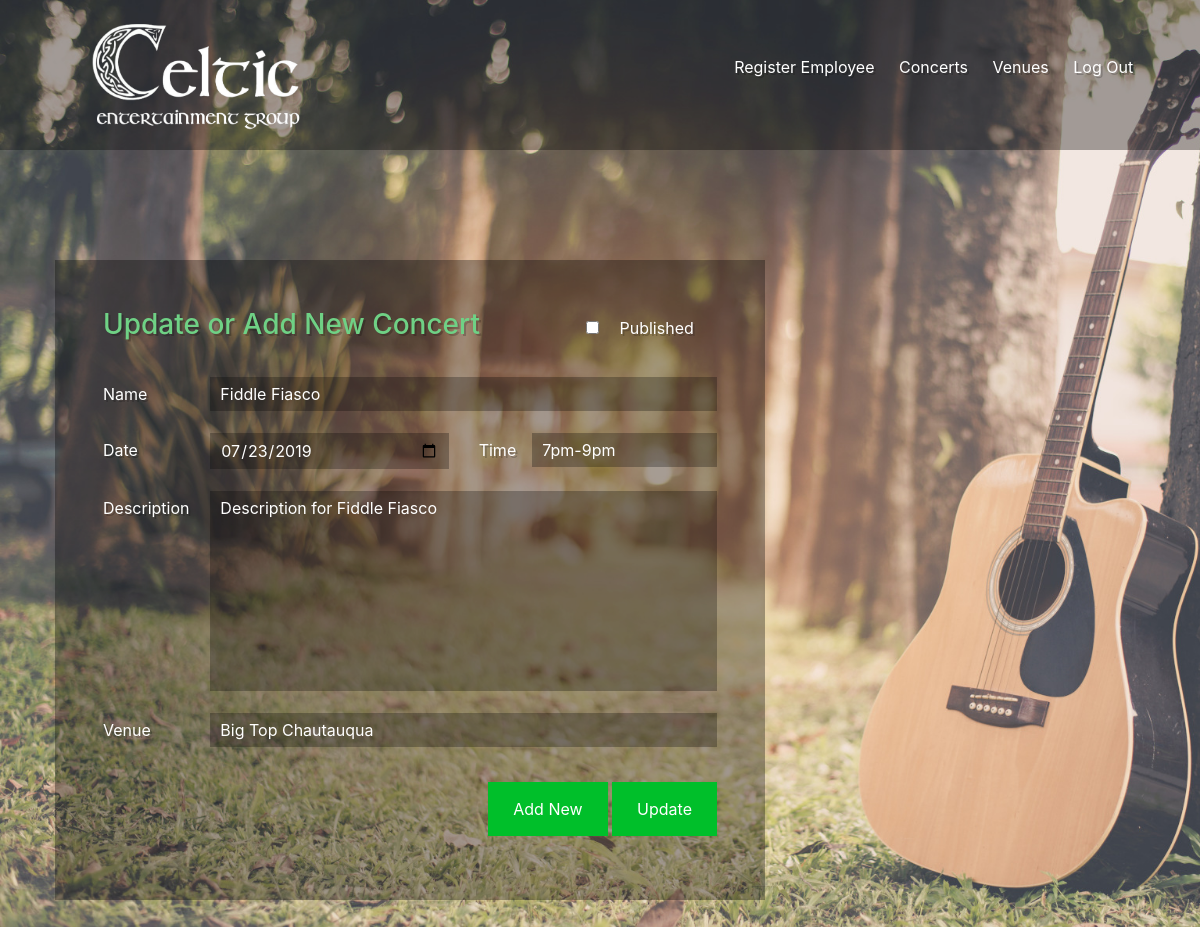
The page /add-concert.php?edit=1 (signed in) on the database its author committed.
### tables this page shows
CREATE TABLE `Concert` (
  `ConcertID` int(11) NOT NULL,
  `Concert_name` varchar(25) NOT NULL,
  `Description` varchar(150) NOT NULL,
  `Published` tinyint(1) NOT NULL
);

CREATE TABLE `Schedule` (
  `ScheduleID` int(11) NOT NULL,
  `ConcertID` int(11) NOT NULL,
  `VenueID` int(11) NOT NULL,
  `Date` date NOT NULL,
  `Time` varchar(25) NOT NULL
);

### add-concert.php (the view, shortened to what this page needs)
<html>
  <head>
    <link rel="stylesheet" href="css/bootstrap.min.css">
    <link rel="stylesheet" href="css/style.css">
  </head>
  <body>
    <?php include 'header.inc.php'; ?>
    <?php if ($isAdmin) {
      require_once('config.php');
      $cname = $cdate = $ctime = $cdescription = $cvenue = $selectedVenue = $cpublished = "";
      $editMode = false;
      $venueList = array();
      $query = "SELECT VenueID, Venue_name FROM Venue";
      $response = mysqli_query($link, $query);
      if ($response) {
        while ($row = mysqli_fetch_array($response)) {
          $key = $row["VenueID"];
          $venueList[$key] = $row["Venue_name"];
        }
      }
      if (isset($_GET['edit'])) {
        $editMode = true;
        $concertEditId = $_GET['edit'];
        $query = "SELECT Concert_name, Description, Published FROM Concert WHERE ConcertID = ?";
        if ($stmt = mysqli_prepare($link, $query)) {
          mysqli_stmt_bind_param($stmt, "i", $concertEditId);
          if (mysqli_stmt_execute($stmt)) {
            if ($result = mysqli_stmt_get_result($stmt)) {
              $row = mysqli_fetch_array($result);
              $cname = $row['Concert_name'];
              $cdescription = $row['Description'];
              $cpublished = $row['Published'];
              $query = "SELECT VenueID, Date, Time FROM Schedule WHERE ConcertID = ?";
              if ($stmt = mysqli_prepare($link, $query)) {
                mysqli_stmt_bind_param($stmt, "i", $concertEditId);
                if (mysqli_stmt_execute($stmt)) {
                  if ($result = mysqli_stmt_get_result($stmt)) {
                    $row = mysqli_fetch_array($result);
                    $ctime = $row['Time'];
                    $cdate = $row['Date'];
                    $selectedVenue = $row['VenueID'];
                  }
                }
              }
            }
          }
        }
      }
    ?>
    <main>
      <div class="container">
        <div class="row">
          <div class="col-md-8">
            <div class="tile overlay p-5">
              <form action="<?php echo htmlspecialchars($_SERVER["PHP_SELF"]); ?>" method="post">
                <div class="row">
                  <div class="col-md-9 mb-3">
                    <h3 class="light-green">
                      <?php if ($editMode) { ?>
                        Update or Add New Concert
                      <?php } else { ?>
                        Add Concert
                      <?php } ?>
                    </h3>
                  </div>
                  <div class="col-md-3 mb-3">
                    <?php if ($isAdmin) { ?>
                      <label>
                        <input class="mr-3" type="checkbox" name="cpublish" value="1"
                               <?php if ($cpublished) { echo "checked"; } ?> />
                        Published
                      </label>
                    <?php } ?>
                  </div>
                  <div class="col-md-2 mt-2">
                    <label for="cname">Name</label>
                  </div>
                  <div class="col-md-10 mt-2">
                    <input type="text" name="cname" id="cname" value="<?php echo $cname ?>" />
                  </div>
                  <div class="col-md-2 mt-2">
                    <label for="cdate">Date</label>
                  </div>
                  <div class="col-md-5 mt-2">
                    <input type="date" name="cdate" id="cdate" value="<?php echo $cdate ?>" />
                  </div>
                  <div class="col-md-1 mt-2">
                    <label for="ctime">Time</label>
                  </div>
                  <div class="col-md-4 mt-2">
                    <input type="text" name="ctime" id="ctime" value="<?php echo $ctime ?>" />
                  </div>
                  <div class="col-md-2 mt-2">
                    <label for="cdescription">Description</label>
                  </div>
                  <div class="col-md-10 mt-2">
                    <textarea name="cdescription"><?php echo $cdescription; ?></textarea>
                  </div>
                  <div class="col-md-2 mt-2">
                    <label for="cvenue">Venue</label>
                  </div>
                  <div class="col-md-10 mt-2">
                    <select name="cvenue">
                      <?php foreach ($venueList as $key => $value) { ?>
                        <option value="<?php echo $key; ?>" <?php if ($key==$selectedVenue) { echo "selected"; } ?>>
                          <?php echo $value; ?>
                        </option>
                      <?php } ?>
                    </select>
                  </div>
                </div>
                <div class="text-right mt-4">
                  <input type="submit" name="addConcert" value="Add New" />
                  <?php if ($editMode) { ?>
                    <input type="submit" name="updateConcert" value="Update"
                           formaction="add-concert.php?update=<?php echo $concertEditId; ?>" formmethod="post" />
                  <?php } ?>
                </div>
              </form>
            </div>
          </div>
        </div>
      </div>
    </main>
    <?php } ?>
  </body>
</html>

### css/style.css (style rules this page uses)
body { background-image: url("../images/CEG-background.jpg"); background-size: cover; color: #fff; padding-bottom: 50px; text-shadow: 2px 2px #00000033; }
button, input[type="submit"], .button { background-color: #00bf2a; border: none; color: #fff; cursor: pointer; font-size: 16px; outline: none; padding: 15px 25px; text-align: center; text-decoration: none; }
.tile { background-color: #fff; color: #a2a2a2; margin: 10px; padding: 20px 25px; text-shadow: none; }
.tile input[type="text"], .tile input[type="email"], .tile input[type="password"], .tile input[type="date"], .tile input[type="tel"], .tile select, .tile textarea { border: 2px solid #047b1e color: #a2a2a2; outline: none; margin: 3px 0; padding: 5px 10px; width: 100%; }
.tile option, .tile select { border-radius: 0; -webkit-appearance: none; }
.tile textarea { min-height: 200px; resize: none; }
.tile label { padding: 5px 0; margin: 3px 0; }
.overlay { background-color: #00000055; color: #fff; text-shadow: 2px 2px #00000033; }
.overlay input[type="text"], .overlay input[type="email"], .overlay input[type="password"], .overlay input[type="date"], .overlay input[type="tel"], .overlay select, .overlay textarea { background-color: #00000045; border: none; color: #fff; }
main { margin-top: 100px; }
.light-green { color: #6fd185; }

### rows shown on the page
concert: cname "Fiddle Fiasco", cdescription "Description for Fiddle Fiasco"
schedule: cdate "07/23/2019", ctime "7pm-9pm", cvenue "Big Top Chautauqua"
